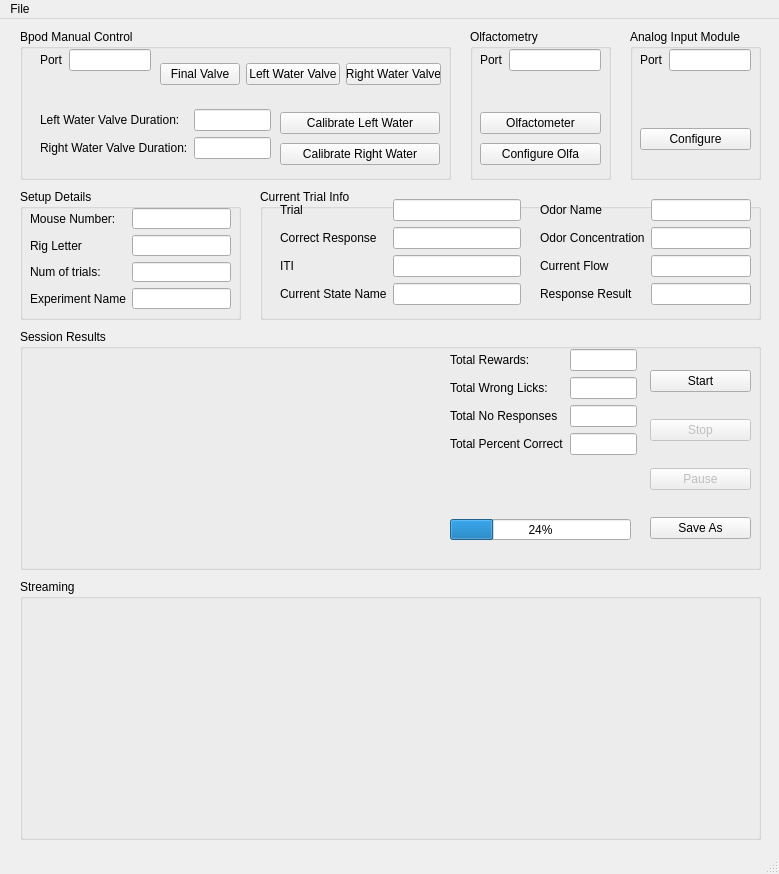
<?xml version="1.0" encoding="UTF-8"?>
<ui version="4.0">
 <class>MainWindow</class>
 <widget class="QMainWindow" name="MainWindow">
  <property name="geometry">
   <rect>
    <x>0</x>
    <y>0</y>
    <width>779</width>
    <height>874</height>
   </rect>
  </property>
  <property name="windowTitle">
   <string>MainWindow</string>
  </property>
  <widget class="QWidget" name="centralWidget">
   <widget class="QGroupBox" name="setupDetailsGroupBox">
    <property name="geometry">
     <rect>
      <x>20</x>
      <y>170</y>
      <width>221</width>
      <height>131</height>
     </rect>
    </property>
    <property name="title">
     <string>Setup Details</string>
    </property>
    <widget class="QWidget" name="formLayoutWidget_2">
     <property name="geometry">
      <rect>
       <x>10</x>
       <y>19</y>
       <width>201</width>
       <height>101</height>
      </rect>
     </property>
     <layout class="QFormLayout" name="setupDetailsFormLayout">
      <item row="0" column="0">
       <widget class="QLabel" name="mouseNumberLabel">
        <property name="text">
         <string>Mouse Number:</string>
        </property>
       </widget>
      </item>
      <item row="0" column="1">
       <widget class="QLineEdit" name="mouseNumberLineEdit"/>
      </item>
      <item row="2" column="0">
       <widget class="QLabel" name="nTrialsLabel">
        <property name="text">
         <string>Num of trials:</string>
        </property>
       </widget>
      </item>
      <item row="2" column="1">
       <widget class="QLineEdit" name="nTrialsLineEdit"/>
      </item>
      <item row="3" column="0">
       <widget class="QLabel" name="experimentNameLabel">
        <property name="text">
         <string>Experiment Name</string>
        </property>
       </widget>
      </item>
      <item row="3" column="1">
       <widget class="QLineEdit" name="experimentNameLineEdit"/>
      </item>
      <item row="1" column="0">
       <widget class="QLabel" name="rigLetterLabel">
        <property name="text">
         <string>Rig Letter</string>
        </property>
       </widget>
      </item>
      <item row="1" column="1">
       <widget class="QLineEdit" name="rigLetterLineEdit"/>
      </item>
     </layout>
    </widget>
   </widget>
   <widget class="QGroupBox" name="bpodControlGroupBox">
    <property name="geometry">
     <rect>
      <x>20</x>
      <y>10</y>
      <width>431</width>
      <height>151</height>
     </rect>
    </property>
    <property name="title">
     <string>Bpod Manual Control</string>
    </property>
    <widget class="QWidget" name="horizontalLayoutWidget_3">
     <property name="geometry">
      <rect>
       <x>140</x>
       <y>20</y>
       <width>281</width>
       <height>51</height>
      </rect>
     </property>
     <layout class="QHBoxLayout" name="valveButtonsHLayout">
      <item>
       <widget class="QPushButton" name="finalValveButton">
        <property name="text">
         <string>Final Valve</string>
        </property>
        <property name="checkable">
         <bool>true</bool>
        </property>
       </widget>
      </item>
      <item>
       <widget class="QPushButton" name="leftWaterValveButton">
        <property name="text">
         <string>Left Water Valve</string>
        </property>
        <property name="checkable">
         <bool>false</bool>
        </property>
       </widget>
      </item>
      <item>
       <widget class="QPushButton" name="rightWaterValveButton">
        <property name="text">
         <string>Right Water Valve</string>
        </property>
        <property name="checkable">
         <bool>false</bool>
        </property>
       </widget>
      </item>
     </layout>
    </widget>
    <widget class="QWidget" name="verticalLayoutWidget_2">
     <property name="geometry">
      <rect>
       <x>260</x>
       <y>80</y>
       <width>160</width>
       <height>61</height>
      </rect>
     </property>
     <layout class="QVBoxLayout" name="calibrateWaterButtonsVLayout">
      <item>
       <widget class="QPushButton" name="calibLeftWaterButton">
        <property name="text">
         <string>Calibrate Left Water</string>
        </property>
       </widget>
      </item>
      <item>
       <widget class="QPushButton" name="calibRightWaterButton">
        <property name="text">
         <string>Calibrate Right Water</string>
        </property>
       </widget>
      </item>
     </layout>
    </widget>
    <widget class="QWidget" name="formLayoutWidget">
     <property name="geometry">
      <rect>
       <x>20</x>
       <y>80</y>
       <width>231</width>
       <height>61</height>
      </rect>
     </property>
     <layout class="QFormLayout" name="waterDurationFormLayout">
      <item row="0" column="0">
       <widget class="QLabel" name="leftWaterValveDurationLabel">
        <property name="text">
         <string>Left Water Valve Duration:</string>
        </property>
       </widget>
      </item>
      <item row="0" column="1">
       <widget class="QLineEdit" name="leftWaterValveDurationLineEdit"/>
      </item>
      <item row="1" column="1">
       <widget class="QLineEdit" name="rightWaterValveDurationLineEdit"/>
      </item>
      <item row="1" column="0">
       <widget class="QLabel" name="rightWaterValveDurationLabel">
        <property name="text">
         <string>Right Water Valve Duration:</string>
        </property>
       </widget>
      </item>
     </layout>
    </widget>
    <widget class="QWidget" name="formLayoutWidget_6">
     <property name="geometry">
      <rect>
       <x>20</x>
       <y>20</y>
       <width>111</width>
       <height>51</height>
      </rect>
     </property>
     <layout class="QFormLayout" name="bpodFormLayout">
      <item row="0" column="0">
       <widget class="QLabel" name="bpodPortLabel">
        <property name="text">
         <string>Port</string>
        </property>
       </widget>
      </item>
      <item row="0" column="1">
       <widget class="QLineEdit" name="bpodPortLineEdit"/>
      </item>
     </layout>
    </widget>
   </widget>
   <widget class="QGroupBox" name="streamingGroupBox">
    <property name="geometry">
     <rect>
      <x>20</x>
      <y>560</y>
      <width>741</width>
      <height>261</height>
     </rect>
    </property>
    <property name="title">
     <string>Streaming</string>
    </property>
    <widget class="QWidget" name="verticalLayoutWidget">
     <property name="geometry">
      <rect>
       <x>19</x>
       <y>19</y>
       <width>711</width>
       <height>231</height>
      </rect>
     </property>
     <layout class="QVBoxLayout" name="streamingGroupBoxVLayout"/>
    </widget>
   </widget>
   <widget class="QGroupBox" name="olfaGroupBox">
    <property name="geometry">
     <rect>
      <x>470</x>
      <y>10</y>
      <width>141</width>
      <height>151</height>
     </rect>
    </property>
    <property name="title">
     <string>Olfactometry</string>
    </property>
    <widget class="QWidget" name="verticalLayoutWidget_4">
     <property name="geometry">
      <rect>
       <x>10</x>
       <y>80</y>
       <width>121</width>
       <height>61</height>
      </rect>
     </property>
     <layout class="QVBoxLayout" name="olfaButtonsVLayout">
      <item>
       <widget class="QPushButton" name="olfaButton">
        <property name="text">
         <string>Olfactometer</string>
        </property>
        <property name="checkable">
         <bool>false</bool>
        </property>
       </widget>
      </item>
      <item>
       <widget class="QPushButton" name="olfaConfigButton">
        <property name="text">
         <string>Configure Olfa</string>
        </property>
       </widget>
      </item>
     </layout>
    </widget>
    <widget class="QWidget" name="formLayoutWidget_3">
     <property name="geometry">
      <rect>
       <x>10</x>
       <y>20</y>
       <width>121</width>
       <height>51</height>
      </rect>
     </property>
     <layout class="QFormLayout" name="olfaFormLayout">
      <item row="0" column="0">
       <widget class="QLabel" name="olfaPortLabel">
        <property name="text">
         <string>Port</string>
        </property>
       </widget>
      </item>
      <item row="0" column="1">
       <widget class="QLineEdit" name="olfaPortLineEdit"/>
      </item>
     </layout>
    </widget>
   </widget>
   <widget class="QGroupBox" name="currentTrialGroupBox">
    <property name="geometry">
     <rect>
      <x>260</x>
      <y>170</y>
      <width>501</width>
      <height>131</height>
     </rect>
    </property>
    <property name="title">
     <string>Current Trial Info</string>
    </property>
    <widget class="QWidget" name="formLayoutWidget_4">
     <property name="geometry">
      <rect>
       <x>20</x>
       <y>10</y>
       <width>241</width>
       <height>111</height>
      </rect>
     </property>
     <layout class="QFormLayout" name="currentTrialFormLayout_1">
      <item row="0" column="0">
       <widget class="QLabel" name="trialLabel">
        <property name="text">
         <string>Trial</string>
        </property>
       </widget>
      </item>
      <item row="0" column="1">
       <widget class="QLineEdit" name="trialLineEdit">
        <property name="readOnly">
         <bool>true</bool>
        </property>
       </widget>
      </item>
      <item row="1" column="0">
       <widget class="QLabel" name="correctResponseLabel">
        <property name="text">
         <string>Correct Response</string>
        </property>
       </widget>
      </item>
      <item row="1" column="1">
       <widget class="QLineEdit" name="correctResponseLineEdit">
        <property name="readOnly">
         <bool>true</bool>
        </property>
       </widget>
      </item>
      <item row="2" column="0">
       <widget class="QLabel" name="itiLabel">
        <property name="text">
         <string>ITI</string>
        </property>
       </widget>
      </item>
      <item row="2" column="1">
       <widget class="QLineEdit" name="itiLineEdit">
        <property name="readOnly">
         <bool>true</bool>
        </property>
       </widget>
      </item>
      <item row="3" column="0">
       <widget class="QLabel" name="currentStateLabel">
        <property name="text">
         <string>Current State Name</string>
        </property>
       </widget>
      </item>
      <item row="3" column="1">
       <widget class="QLineEdit" name="currentStateLineEdit">
        <property name="readOnly">
         <bool>true</bool>
        </property>
       </widget>
      </item>
     </layout>
    </widget>
    <widget class="QWidget" name="formLayoutWidget_5">
     <property name="geometry">
      <rect>
       <x>280</x>
       <y>10</y>
       <width>211</width>
       <height>111</height>
      </rect>
     </property>
     <layout class="QFormLayout" name="currentTrialFormLayout_2">
      <item row="0" column="0">
       <widget class="QLabel" name="odorNameLabel">
        <property name="text">
         <string>Odor Name</string>
        </property>
       </widget>
      </item>
      <item row="0" column="1">
       <widget class="QLineEdit" name="odorNameLineEdit">
        <property name="readOnly">
         <bool>true</bool>
        </property>
       </widget>
      </item>
      <item row="1" column="0">
       <widget class="QLabel" name="odorConcentrationLabel">
        <property name="text">
         <string>Odor Concentration</string>
        </property>
       </widget>
      </item>
      <item row="1" column="1">
       <widget class="QLineEdit" name="odorConcentrationLineEdit">
        <property name="readOnly">
         <bool>true</bool>
        </property>
       </widget>
      </item>
      <item row="3" column="0">
       <widget class="QLabel" name="responseResultLabel">
        <property name="text">
         <string>Response Result</string>
        </property>
       </widget>
      </item>
      <item row="3" column="1">
       <widget class="QLineEdit" name="responseResultLineEdit">
        <property name="readOnly">
         <bool>true</bool>
        </property>
       </widget>
      </item>
      <item row="2" column="0">
       <widget class="QLabel" name="currentFlowLabel">
        <property name="text">
         <string>Current Flow</string>
        </property>
       </widget>
      </item>
      <item row="2" column="1">
       <widget class="QLineEdit" name="currentFlowLineEdit">
        <property name="readOnly">
         <bool>true</bool>
        </property>
       </widget>
      </item>
     </layout>
    </widget>
   </widget>
   <widget class="QGroupBox" name="sessionResultsGroupBox">
    <property name="geometry">
     <rect>
      <x>20</x>
      <y>310</y>
      <width>741</width>
      <height>241</height>
     </rect>
    </property>
    <property name="title">
     <string>Session Results</string>
    </property>
    <widget class="QWidget" name="formLayoutWidget_8">
     <property name="geometry">
      <rect>
       <x>430</x>
       <y>20</y>
       <width>187</width>
       <height>111</height>
      </rect>
     </property>
     <layout class="QFormLayout" name="sessionTotalsFormLayout">
      <item row="0" column="0">
       <widget class="QLabel" name="totalRewardsLabel">
        <property name="text">
         <string>Total Rewards:</string>
        </property>
       </widget>
      </item>
      <item row="0" column="1">
       <widget class="QLineEdit" name="totalRewardsLineEdit">
        <property name="readOnly">
         <bool>true</bool>
        </property>
       </widget>
      </item>
      <item row="1" column="0">
       <widget class="QLabel" name="totalWrongLicksLabel">
        <property name="text">
         <string>Total Wrong Licks:</string>
        </property>
       </widget>
      </item>
      <item row="1" column="1">
       <widget class="QLineEdit" name="totalWrongLicksLineEdit">
        <property name="readOnly">
         <bool>true</bool>
        </property>
       </widget>
      </item>
      <item row="2" column="0">
       <widget class="QLabel" name="totalNoResponsesLabel">
        <property name="text">
         <string>Total No Responses</string>
        </property>
       </widget>
      </item>
      <item row="2" column="1">
       <widget class="QLineEdit" name="totalNoResponsesLineEdit">
        <property name="readOnly">
         <bool>true</bool>
        </property>
       </widget>
      </item>
      <item row="3" column="0">
       <widget class="QLabel" name="totalPercentCorrectLabel">
        <property name="text">
         <string>Total Percent Correct</string>
        </property>
       </widget>
      </item>
      <item row="3" column="1">
       <widget class="QLineEdit" name="totalPercentCorrectLineEdit">
        <property name="readOnly">
         <bool>true</bool>
        </property>
       </widget>
      </item>
     </layout>
    </widget>
    <widget class="QWidget" name="verticalLayoutWidget_3">
     <property name="geometry">
      <rect>
       <x>630</x>
       <y>20</y>
       <width>101</width>
       <height>211</height>
      </rect>
     </property>
     <layout class="QVBoxLayout" name="sessionButtonsVLayout">
      <item>
       <widget class="QPushButton" name="startButton">
        <property name="text">
         <string>Start</string>
        </property>
       </widget>
      </item>
      <item>
       <widget class="QPushButton" name="stopButton">
        <property name="enabled">
         <bool>false</bool>
        </property>
        <property name="text">
         <string>Stop</string>
        </property>
        <property name="checkable">
         <bool>false</bool>
        </property>
       </widget>
      </item>
      <item>
       <widget class="QPushButton" name="pauseButton">
        <property name="enabled">
         <bool>false</bool>
        </property>
        <property name="text">
         <string>Pause</string>
        </property>
       </widget>
      </item>
      <item>
       <widget class="QPushButton" name="saveAsButton">
        <property name="text">
         <string>Save As</string>
        </property>
       </widget>
      </item>
     </layout>
    </widget>
    <widget class="QWidget" name="verticalLayoutWidget_5">
     <property name="geometry">
      <rect>
       <x>19</x>
       <y>19</y>
       <width>391</width>
       <height>211</height>
      </rect>
     </property>
     <layout class="QVBoxLayout" name="resultsPlotVLayout"/>
    </widget>
    <widget class="QProgressBar" name="progressBar">
     <property name="geometry">
      <rect>
       <x>430</x>
       <y>190</y>
       <width>181</width>
       <height>21</height>
      </rect>
     </property>
     <property name="value">
      <number>24</number>
     </property>
    </widget>
   </widget>
   <widget class="QGroupBox" name="analogInputModuleGroupBox">
    <property name="geometry">
     <rect>
      <x>630</x>
      <y>10</y>
      <width>131</width>
      <height>151</height>
     </rect>
    </property>
    <property name="title">
     <string>Analog Input Module</string>
    </property>
    <widget class="QWidget" name="formLayoutWidget_7">
     <property name="geometry">
      <rect>
       <x>10</x>
       <y>20</y>
       <width>111</width>
       <height>51</height>
      </rect>
     </property>
     <layout class="QFormLayout" name="analogInputModuleFormLayout">
      <item row="0" column="0">
       <widget class="QLabel" name="analogInputModulePortLabel">
        <property name="text">
         <string>Port</string>
        </property>
       </widget>
      </item>
      <item row="0" column="1">
       <widget class="QLineEdit" name="analogInputModulePortLineEdit"/>
      </item>
     </layout>
    </widget>
    <widget class="QWidget" name="verticalLayoutWidget_6">
     <property name="geometry">
      <rect>
       <x>10</x>
       <y>80</y>
       <width>111</width>
       <height>61</height>
      </rect>
     </property>
     <layout class="QVBoxLayout" name="analogInputModuleVLayout">
      <item>
       <widget class="QPushButton" name="configAnalogInputModuleButton">
        <property name="text">
         <string>Configure</string>
        </property>
       </widget>
      </item>
     </layout>
    </widget>
   </widget>
  </widget>
  <widget class="QStatusBar" name="statusbar"/>
  <widget class="QMenuBar" name="menubar">
   <property name="geometry">
    <rect>
     <x>0</x>
     <y>0</y>
     <width>779</width>
     <height>21</height>
    </rect>
   </property>
   <widget class="QMenu" name="menuFile">
    <property name="title">
     <string>File</string>
    </property>
    <addaction name="action_New"/>
    <addaction name="actionOpen"/>
    <addaction name="actionSave"/>
    <addaction name="actionExit"/>
    <addaction name="separator"/>
   </widget>
   <addaction name="menuFile"/>
  </widget>
  <action name="action_New">
   <property name="text">
    <string>&amp;New</string>
   </property>
  </action>
  <action name="actionOpen">
   <property name="text">
    <string>Open</string>
   </property>
  </action>
  <action name="actionSave">
   <property name="text">
    <string>Save</string>
   </property>
  </action>
  <action name="actionExit">
   <property name="text">
    <string>Exit</string>
   </property>
  </action>
 </widget>
 <resources/>
 <connections/>
 <slots>
  <slot>slot1()</slot>
 </slots>
</ui>
